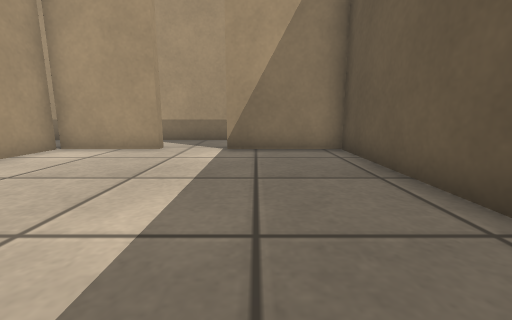
[1] (above)

24 first-person views from a walk through a robot-simulator world made for Gazebo. The camera is 0.5 m above the floor, tilts 10° down and sees 90° across. The lines on the ground mark 1 m squares. The floor is counted in squares, 0.5 m on a side. Each view is taken from the middle of a square. On the plan, view 1 faces up. The plan holds only what a view shows up to about 11 squares ahead; the rest is blank. The place goes on beyond the plan.

[2]
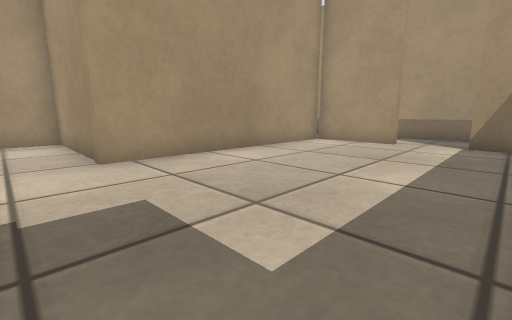

[3]
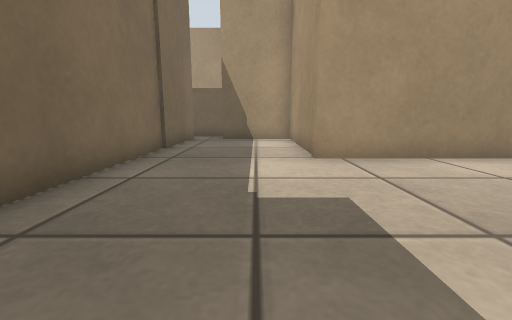

[4]
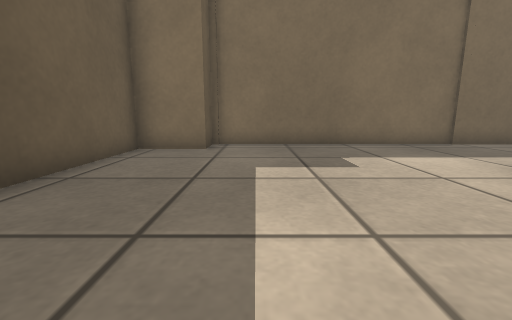

[5]
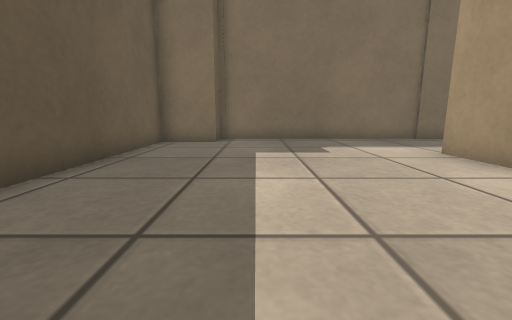

[6]
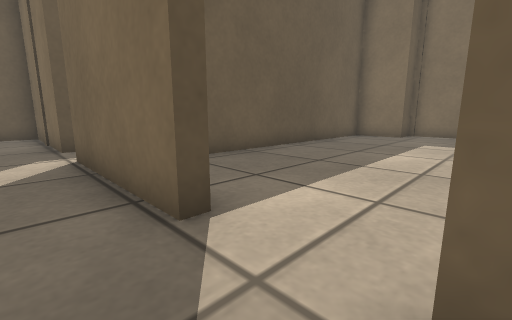

[7]
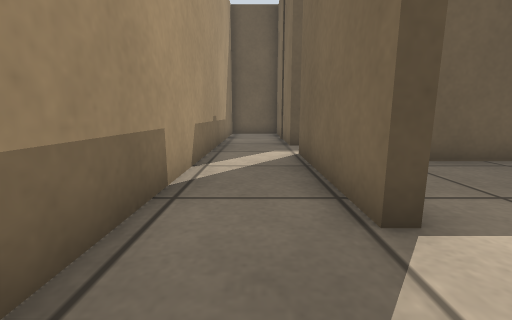

[8]
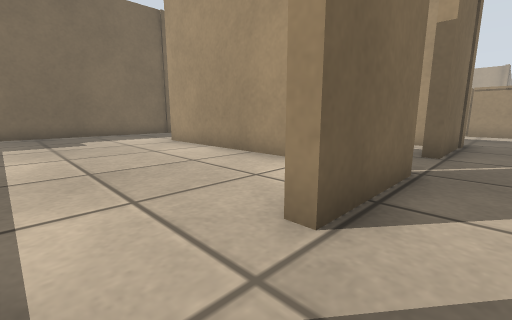

[9]
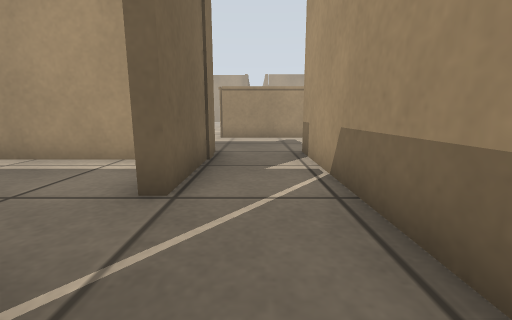

[10]
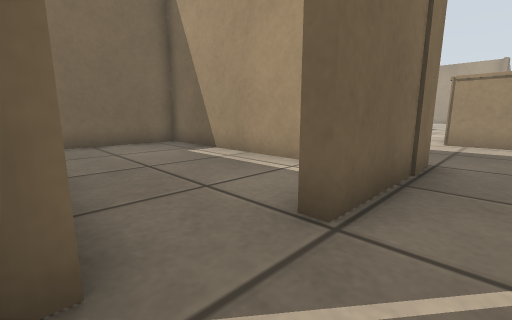

[11]
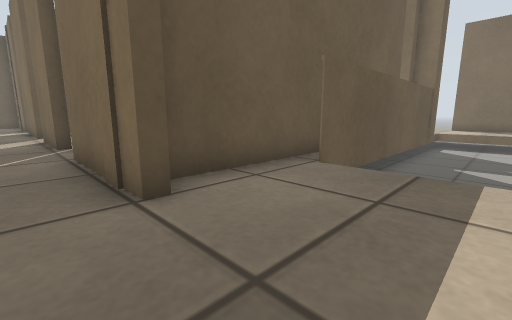

[12]
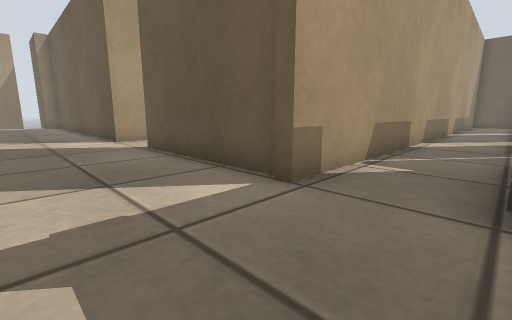

[13]
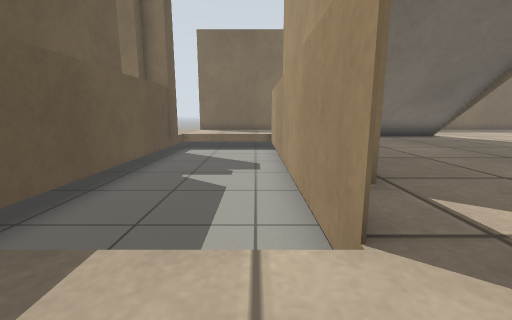

[14]
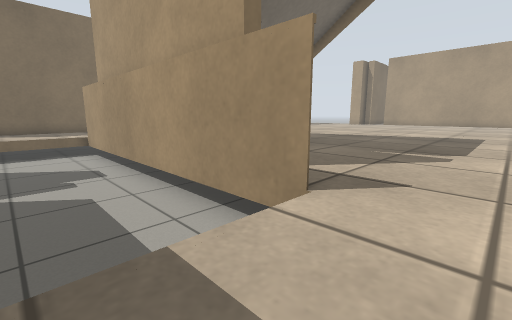

[15]
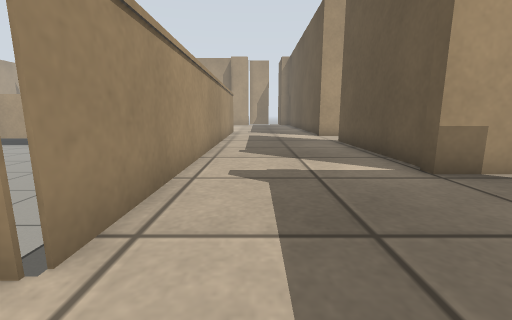

[16]
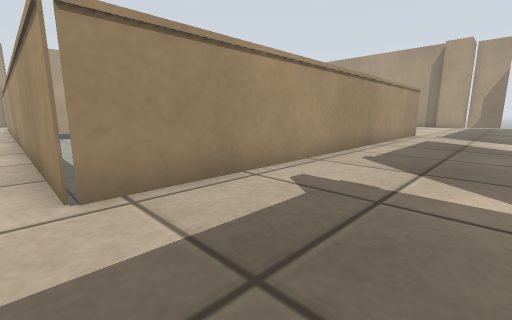

[17]
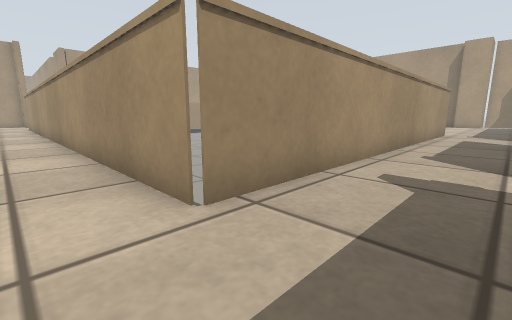

[18]
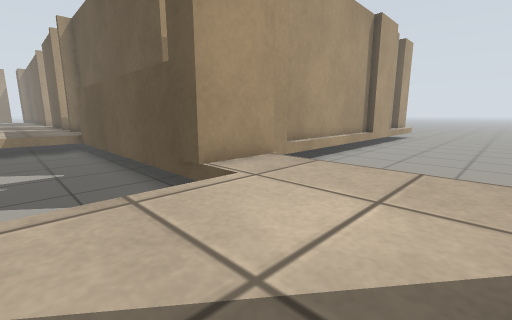

[19]
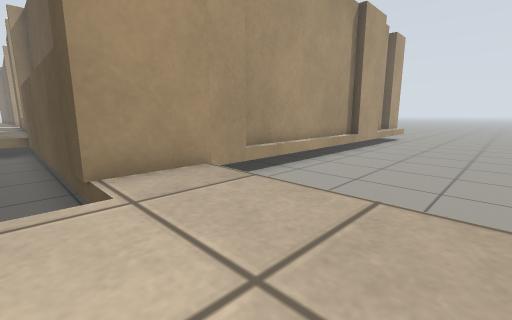

[20]
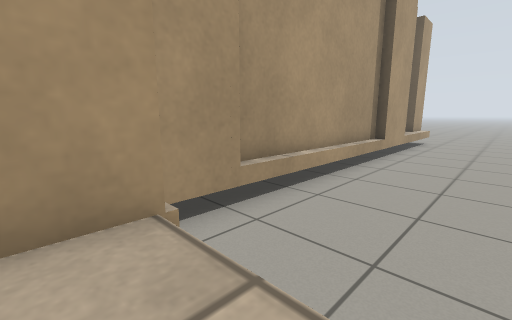

[21]
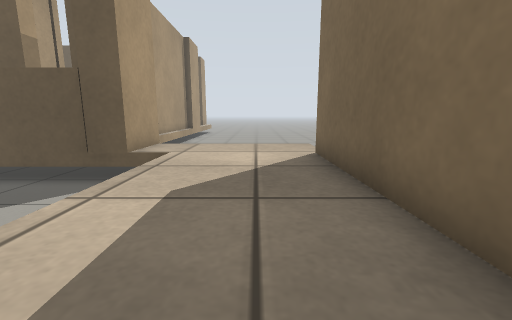

[22]
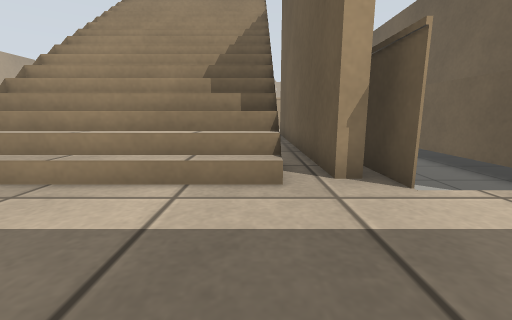

[23]
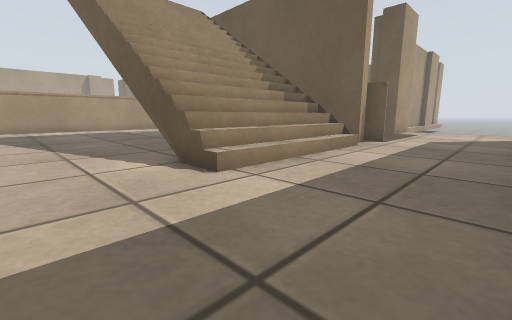

[24]
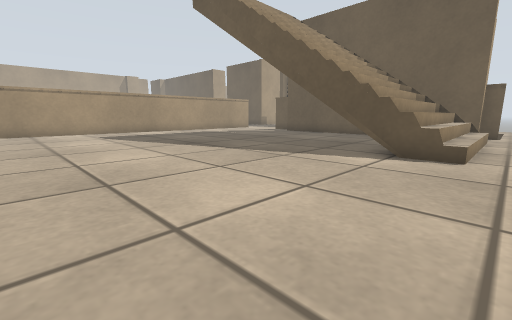

### Floor plan
Key: @ floor where view 1 was taken; # wall or solid block; . floor; / step, stairs or slope; = window, fence, low wall or low ledge; v drop or lower ground; T thing the floor can be seen under or through.
Columns run from 31 left of view 1 to 11 right of it. Each row starts with its distance up from view 1.
 19                =...#
 18                =...##
 17       v        =.....
 16       vv       =...#
 15        vv      =...#
 14         vv     =...#
 13          vv    =...#
 12         v vv   =...#
 11         vvvvv  =...#
 10           vvvv =...######################
  9      vvvv  vvvv=..........................#
  8         vvvvv  =....###..####..############
  7 ===============.....#....#........#
  6 ....................#....#........#
  5 ....................#....#........#
  4 ..............vvvvvv#....#........#
  3 ..............=vvvv=#....#........#
  2 .............##vvvv=#....#........#
  1 .............##vvvv=#....#........#
  0 .............##vvvv=######.....@..#
 -1 .......//////##vvvv=######........#
 -2 .......//////##vvvv=#.............#
 -3 .......//////#vvvvv=#.............#
 -4 .......//////#vvvvv=...........####
 -5 .......//////##vvvvTTTTTTTTTT#####
 -6 .......//////##vvvvv.vvvvvvvvvvvv
 -7 .......//////##vvv v#vvvvvvvvvvvvv
 -8 ..............=......vvvvvvvvvvvvvv
 -9     .................vvvvvvvvvvvvvvv
-10     .................v  vvvvvvvvv
-11     .................v  vvvvvvvvvv
-12               #####vvv

Positions as (right, up) in squares from view 1, and headings:
1: (0, 0), facing up
2: (0, -2), facing up-left
3: (0, -2), facing left
4: (-1, 4), facing down
5: (-1, 6), facing down
6: (-3, 9), facing down-right
7: (-3, 9), facing right
8: (-1, 9), facing down-left
9: (-5, 9), facing left
10: (-6, 9), facing down-left
11: (-15, 9), facing down-right
12: (-15, 8), facing up-right
13: (-16, 6), facing down
14: (-14, 6), facing down-left
15: (-15, 6), facing up
16: (-13, 7), facing up-left
17: (-14, 6), facing up-left
18: (-15, -11), facing up-right
19: (-13, -11), facing up-right
20: (-11, -9), facing up-right
21: (-19, -10), facing right
22: (-19, -11), facing up
23: (-27, -11), facing up-right
24: (-31, -8), facing up-right
